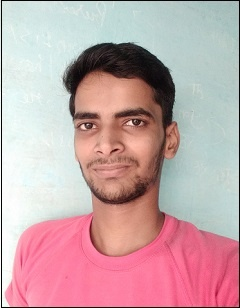
#> input picture opencv/img/img1.jpg, 240 x 308 px
$ python tut_10_transpose.py
#> lines starting #> are read from the running program, lines starting #| are printed output that depends on the picture
import cv2
img = cv2.imread("img/img1.jpg")
#> img is the input picture: shape (308, 240, 3); mean B, G, R 169.1, 166.2, 197.8
cv2.imshow("output", img)

transpose_img =cv2.transpose(img)
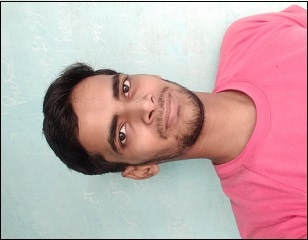
#> transpose_img: shape (240, 308, 3); mean B, G, R 169.1, 166.2, 197.8

cv2.imshow("transpose",transpose_img)

cv2.waitKey(0)
cv2.destroyAllWindows()
